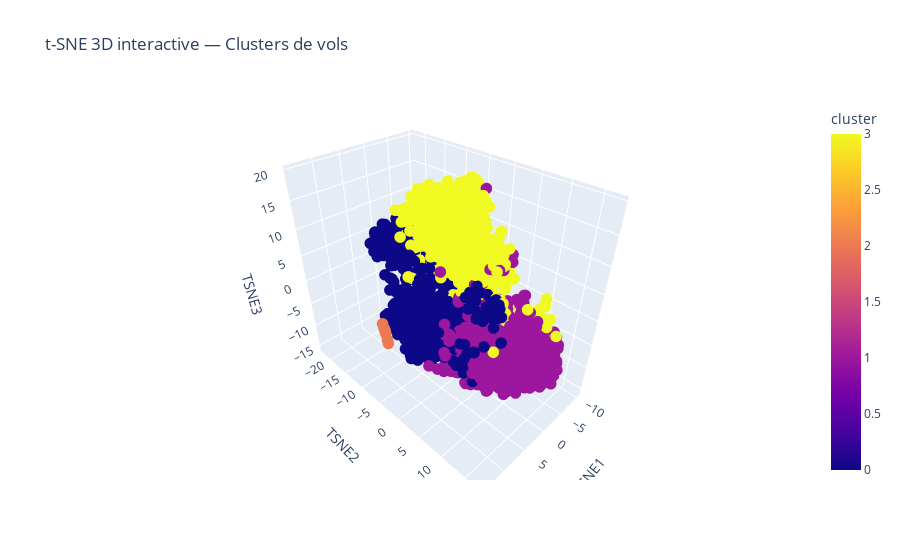

The notebook cell this image was saved under:
### Code cell
import numpy as np
import pandas as pd
from sklearn.manifold import TSNE
import plotly.express as px

tsne3d = TSNE(
    n_components=3,
    perplexity=40,
    learning_rate="auto",
    init="pca",
    random_state=42,
    max_iter=1500,   # <-- au lieu de n_iter
)

X_tsne3 = tsne3d.fit_transform(X_text)

# F_SESSION pour hover
if "sequences" in globals():
    flight_ids = sequences.index.values
elif "flight_ids" in globals():
    flight_ids = np.array(flight_ids)
else:
    flight_ids = np.arange(len(labels))

plot_df = pd.DataFrame({
    "TSNE1": X_tsne3[:, 0],
    "TSNE2": X_tsne3[:, 1],
    "TSNE3": X_tsne3[:, 2],
    "cluster": labels.astype(int),
    "F_SESSION": flight_ids,
})

# Join meta si dispo
if "tmp" in globals() and "F_SESSION" in tmp.columns:
    plot_df["F_SESSION"] = pd.to_numeric(plot_df["F_SESSION"], errors="coerce")
    meta = tmp.drop_duplicates("F_SESSION").copy()
    meta["F_SESSION"] = pd.to_numeric(meta["F_SESSION"], errors="coerce")
    meta = meta.drop(columns=["cluster"], errors="ignore")
    plot_df = plot_df.merge(meta, on="F_SESSION", how="left")

plot_df["F_SESSION_str"] = plot_df["F_SESSION"].astype(str)
hover_cols = [c for c in ["F_SESSION_str", "total_duration_sec", "k_operator", "k_aircraft", "k_mission"] if c in plot_df.columns]

fig = px.scatter_3d(
    plot_df,
    x="TSNE1", y="TSNE2", z="TSNE3",
    color="cluster",
    hover_data=hover_cols,
    title="t-SNE 3D interactive — Clusters de vols"
)
fig.update_traces(marker=dict(size=4))
fig.show()

### Figure 1 — Plotly figure (JSON) as saved in the notebook; plotly's stock layout.template omitted (floating-point values rounded to 4 significant figures; data arrays with more than 128 entries replaced by an {"elided": "..."} marker saying what was removed)
{"data": [{"customdata": {"elided": "1845x5 mixed values"}, "hovertemplate": "TSNE1=%{x}<br>TSNE2=%{y}<br>TSNE3=%{z}<br>F_SESSION_str=%{customdata[0]}<br>total_duration_sec=%{customdata[1]}<br>k_operator=%{customdata[2]}<br>k_aircraft=%{customdata[3]}<br>k_mission=%{customdata[4]}<br>cluster=%{marker.color}<extra></extra>", "legendgroup": "", "marker": {"color": {"elided": "1845 int values"}, "coloraxis": "coloraxis", "size": 4, "symbol": "circle"}, "mode": "markers", "name": "", "scene": "scene", "showlegend": false, "type": "scatter3d", "x": {"elided": "1845 float values"}, "y": {"elided": "1845 float values"}, "z": {"elided": "1845 float values"}}], "layout": {"coloraxis": {"colorbar": {"title": {"text": "cluster"}}, "colorscale": [[0, "#0d0887"], [0.1111, "#46039f"], [0.2222, "#7201a8"], [0.3333, "#9c179e"], [0.4444, "#bd3786"], [0.5556, "#d8576b"], [0.6667, "#ed7953"], [0.7778, "#fb9f3a"], [0.8889, "#fdca26"], [1, "#f0f921"]]}, "legend": {"tracegroupgap": 0}, "scene": {"domain": {"x": [0, 1], "y": [0, 1]}, "xaxis": {"title": {"text": "TSNE1"}}, "yaxis": {"title": {"text": "TSNE2"}}, "zaxis": {"title": {"text": "TSNE3"}}}, "title": {"text": "t-SNE 3D interactive — Clusters de vols"}}}
